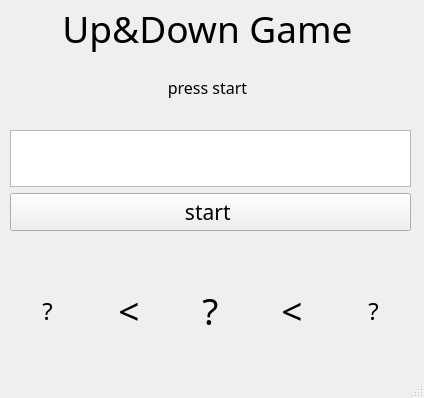
<?xml version="1.0" encoding="UTF-8"?>
<ui version="4.0">
 <class>MainWindow</class>
 <widget class="QMainWindow" name="MainWindow">
  <property name="minimumSize">
   <size>
    <width>424</width>
    <height>398</height>
   </size>
  </property>
  <property name="maximumSize">
   <size>
    <width>424</width>
    <height>398</height>
   </size>
  </property>
  <property name="windowTitle">
   <string>MainWindow</string>
  </property>
  <widget class="QWidget" name="centralwidget">
   <widget class="QWidget" name="">
    <property name="geometry">
     <rect>
      <x>2</x>
      <y>2</y>
      <width>411</width>
      <height>111</height>
     </rect>
    </property>
    <layout class="QVBoxLayout" name="verticalLayout_2">
     <item>
      <widget class="QLabel" name="main_text">
       <property name="font">
        <font>
         <family>210 Gulim</family>
         <pointsize>28</pointsize>
        </font>
       </property>
       <property name="layoutDirection">
        <enum>Qt::LeftToRight</enum>
       </property>
       <property name="text">
        <string>Up&amp;Down Game</string>
       </property>
       <property name="alignment">
        <set>Qt::AlignCenter</set>
       </property>
      </widget>
     </item>
     <item>
      <widget class="QLabel" name="help_text">
       <property name="font">
        <font>
         <family>210 Gulim</family>
         <pointsize>12</pointsize>
        </font>
       </property>
       <property name="text">
        <string>press start</string>
       </property>
       <property name="alignment">
        <set>Qt::AlignCenter</set>
       </property>
      </widget>
     </item>
    </layout>
   </widget>
   <widget class="QWidget" name="">
    <property name="geometry">
     <rect>
      <x>10</x>
      <y>270</y>
      <width>401</width>
      <height>81</height>
     </rect>
    </property>
    <layout class="QHBoxLayout" name="horizontalLayout_3">
     <item>
      <widget class="QLabel" name="up_num">
       <property name="font">
        <font>
         <family>210 Gulim</family>
         <pointsize>18</pointsize>
        </font>
       </property>
       <property name="text">
        <string>?</string>
       </property>
       <property name="alignment">
        <set>Qt::AlignCenter</set>
       </property>
      </widget>
     </item>
     <item>
      <widget class="QLabel" name="label">
       <property name="font">
        <font>
         <family>210 Gulim</family>
         <pointsize>28</pointsize>
        </font>
       </property>
       <property name="text">
        <string>&lt;</string>
       </property>
       <property name="alignment">
        <set>Qt::AlignCenter</set>
       </property>
      </widget>
     </item>
     <item>
      <widget class="QLabel" name="answer">
       <property name="font">
        <font>
         <family>210 Gulim</family>
         <pointsize>28</pointsize>
        </font>
       </property>
       <property name="text">
        <string>?</string>
       </property>
       <property name="alignment">
        <set>Qt::AlignCenter</set>
       </property>
      </widget>
     </item>
     <item>
      <widget class="QLabel" name="label_2">
       <property name="font">
        <font>
         <family>210 Gulim</family>
         <pointsize>28</pointsize>
        </font>
       </property>
       <property name="text">
        <string>&lt;</string>
       </property>
       <property name="alignment">
        <set>Qt::AlignCenter</set>
       </property>
      </widget>
     </item>
     <item>
      <widget class="QLabel" name="down_num">
       <property name="font">
        <font>
         <family>210 Gulim</family>
         <pointsize>18</pointsize>
        </font>
       </property>
       <property name="text">
        <string>?</string>
       </property>
       <property name="alignment">
        <set>Qt::AlignCenter</set>
       </property>
      </widget>
     </item>
    </layout>
   </widget>
   <widget class="QWidget" name="">
    <property name="geometry">
     <rect>
      <x>10</x>
      <y>130</y>
      <width>401</width>
      <height>101</height>
     </rect>
    </property>
    <layout class="QVBoxLayout" name="verticalLayout_4">
     <item>
      <widget class="QTextEdit" name="input_text"/>
     </item>
     <item>
      <widget class="QPushButton" name="ok_button">
       <property name="font">
        <font>
         <family>210 Gulim</family>
         <pointsize>16</pointsize>
        </font>
       </property>
       <property name="text">
        <string>start </string>
       </property>
      </widget>
     </item>
    </layout>
   </widget>
  </widget>
  <widget class="QMenuBar" name="menubar">
   <property name="geometry">
    <rect>
     <x>0</x>
     <y>0</y>
     <width>424</width>
     <height>21</height>
    </rect>
   </property>
  </widget>
  <widget class="QStatusBar" name="statusbar"/>
 </widget>
 <resources/>
 <connections>
  <connection>
   <sender>ok_button</sender>
   <signal>clicked()</signal>
   <receiver>help_text</receiver>
   <slot>clear()</slot>
   <hints>
    <hint type="sourcelabel">
     <x>247</x>
     <y>231</y>
    </hint>
    <hint type="destinationlabel">
     <x>209</x>
     <y>114</y>
    </hint>
   </hints>
  </connection>
  <connection>
   <sender>ok_button</sender>
   <signal>clicked()</signal>
   <receiver>main_text</receiver>
   <slot>clear()</slot>
   <hints>
    <hint type="sourcelabel">
     <x>222</x>
     <y>233</y>
    </hint>
    <hint type="destinationlabel">
     <x>222</x>
     <y>58</y>
    </hint>
   </hints>
  </connection>
 </connections>
</ui>
